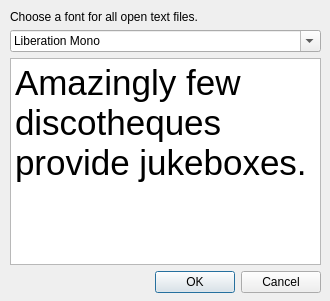
<?xml version="1.0" encoding="UTF-8"?>
<ui version="4.0">
 <class>changeFontDialog</class>
 <widget class="QDialog" name="changeFontDialog">
  <property name="geometry">
   <rect>
    <x>0</x>
    <y>0</y>
    <width>330</width>
    <height>301</height>
   </rect>
  </property>
  <property name="minimumSize">
   <size>
    <width>200</width>
    <height>200</height>
   </size>
  </property>
  <property name="windowTitle">
   <string>Change Font</string>
  </property>
  <property name="windowIcon">
   <iconset>
    <normaloff>../images/win/logo32.png</normaloff>../images/win/logo32.png</iconset>
  </property>
  <widget class="QWidget" name="">
   <property name="geometry">
    <rect>
     <x>10</x>
     <y>10</y>
     <width>311</width>
     <height>283</height>
    </rect>
   </property>
   <layout class="QVBoxLayout" name="verticalLayout">
    <item>
     <widget class="QLabel" name="helpText">
      <property name="text">
       <string>Choose a font for all open text files.</string>
      </property>
     </widget>
    </item>
    <item>
     <widget class="QFontComboBox" name="fontComboBox">
      <property name="sizePolicy">
       <sizepolicy hsizetype="Preferred" vsizetype="Preferred">
        <horstretch>0</horstretch>
        <verstretch>0</verstretch>
       </sizepolicy>
      </property>
      <property name="styleSheet">
       <string notr="true"/>
      </property>
      <property name="editable">
       <bool>true</bool>
      </property>
      <property name="sizeAdjustPolicy">
       <enum>QComboBox::AdjustToMinimumContentsLength</enum>
      </property>
      <property name="minimumContentsLength">
       <number>5</number>
      </property>
      <property name="fontFilters">
       <set>QFontComboBox::MonospacedFonts</set>
      </property>
      <property name="currentFont">
       <font>
        <family>Courier New</family>
        <pointsize>12</pointsize>
        <stylestrategy>PreferAntialias</stylestrategy>
       </font>
      </property>
     </widget>
    </item>
    <item>
     <widget class="QTextBrowser" name="fontPreview">
      <property name="sizePolicy">
       <sizepolicy hsizetype="MinimumExpanding" vsizetype="MinimumExpanding">
        <horstretch>0</horstretch>
        <verstretch>0</verstretch>
       </sizepolicy>
      </property>
      <property name="verticalScrollBarPolicy">
       <enum>Qt::ScrollBarAlwaysOff</enum>
      </property>
      <property name="horizontalScrollBarPolicy">
       <enum>Qt::ScrollBarAlwaysOff</enum>
      </property>
      <property name="html">
       <string>&lt;!DOCTYPE HTML PUBLIC &quot;-//W3C//DTD HTML 4.0//EN&quot; &quot;http://www.w3.org/TR/REC-html40/strict.dtd&quot;&gt;
&lt;html&gt;&lt;head&gt;&lt;meta name=&quot;qrichtext&quot; content=&quot;1&quot; /&gt;&lt;style type=&quot;text/css&quot;&gt;
p, li { white-space: pre-wrap; }
&lt;/style&gt;&lt;/head&gt;&lt;body style=&quot; font-family:'Droid Sans'; font-size:10pt; font-weight:400; font-style:normal;&quot;&gt;
&lt;p style=&quot; margin-top:12px; margin-bottom:12px; margin-left:0px; margin-right:0px; -qt-block-indent:0; text-indent:0px;&quot;&gt;&lt;span style=&quot; font-size:26pt;&quot;&gt;Amazingly few discotheques provide jukeboxes.&lt;/span&gt;&lt;/p&gt;&lt;/body&gt;&lt;/html&gt;</string>
      </property>
      <property name="openLinks">
       <bool>false</bool>
      </property>
     </widget>
    </item>
    <item>
     <widget class="QDialogButtonBox" name="buttonBox">
      <property name="orientation">
       <enum>Qt::Horizontal</enum>
      </property>
      <property name="standardButtons">
       <set>QDialogButtonBox::Cancel|QDialogButtonBox::Ok</set>
      </property>
     </widget>
    </item>
   </layout>
  </widget>
 </widget>
 <tabstops>
  <tabstop>fontComboBox</tabstop>
  <tabstop>buttonBox</tabstop>
  <tabstop>fontPreview</tabstop>
 </tabstops>
 <resources/>
 <connections>
  <connection>
   <sender>buttonBox</sender>
   <signal>accepted()</signal>
   <receiver>changeFontDialog</receiver>
   <slot>accept()</slot>
   <hints>
    <hint type="sourcelabel">
     <x>258</x>
     <y>394</y>
    </hint>
    <hint type="destinationlabel">
     <x>157</x>
     <y>274</y>
    </hint>
   </hints>
  </connection>
  <connection>
   <sender>buttonBox</sender>
   <signal>rejected()</signal>
   <receiver>changeFontDialog</receiver>
   <slot>reject()</slot>
   <hints>
    <hint type="sourcelabel">
     <x>326</x>
     <y>400</y>
    </hint>
    <hint type="destinationlabel">
     <x>286</x>
     <y>274</y>
    </hint>
   </hints>
  </connection>
  <connection>
   <sender>fontComboBox</sender>
   <signal>currentFontChanged(QFont)</signal>
   <receiver>fontPreview</receiver>
   <slot>setCurrentFont(QFont)</slot>
   <hints>
    <hint type="sourcelabel">
     <x>216</x>
     <y>96</y>
    </hint>
    <hint type="destinationlabel">
     <x>347</x>
     <y>180</y>
    </hint>
   </hints>
  </connection>
 </connections>
</ui>
